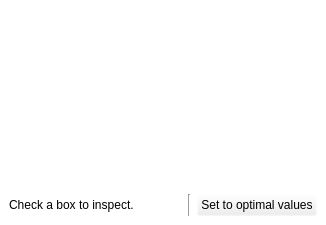
<?xml version="1.0" encoding="UTF-8"?>
<ui version="4.0">
 <class>Form</class>
 <widget class="QWidget" name="Form">
  <property name="geometry">
   <rect>
    <x>0</x>
    <y>0</y>
    <width>326</width>
    <height>225</height>
   </rect>
  </property>
  <property name="palette">
   <palette>
    <active>
     <colorrole role="Base">
      <brush brushstyle="SolidPattern">
       <color alpha="0">
        <red>255</red>
        <green>255</green>
        <blue>255</blue>
       </color>
      </brush>
     </colorrole>
     <colorrole role="Window">
      <brush brushstyle="SolidPattern">
       <color alpha="0">
        <red>255</red>
        <green>255</green>
        <blue>255</blue>
       </color>
      </brush>
     </colorrole>
    </active>
    <inactive>
     <colorrole role="Base">
      <brush brushstyle="SolidPattern">
       <color alpha="0">
        <red>255</red>
        <green>255</green>
        <blue>255</blue>
       </color>
      </brush>
     </colorrole>
     <colorrole role="Window">
      <brush brushstyle="SolidPattern">
       <color alpha="0">
        <red>255</red>
        <green>255</green>
        <blue>255</blue>
       </color>
      </brush>
     </colorrole>
    </inactive>
    <disabled>
     <colorrole role="Base">
      <brush brushstyle="SolidPattern">
       <color alpha="0">
        <red>255</red>
        <green>255</green>
        <blue>255</blue>
       </color>
      </brush>
     </colorrole>
     <colorrole role="Window">
      <brush brushstyle="SolidPattern">
       <color alpha="0">
        <red>255</red>
        <green>255</green>
        <blue>255</blue>
       </color>
      </brush>
     </colorrole>
    </disabled>
   </palette>
  </property>
  <property name="windowTitle">
   <string>Form</string>
  </property>
  <layout class="QVBoxLayout" name="verticalLayout">
   <property name="leftMargin">
    <number>0</number>
   </property>
   <property name="topMargin">
    <number>0</number>
   </property>
   <property name="rightMargin">
    <number>0</number>
   </property>
   <property name="bottomMargin">
    <number>0</number>
   </property>
   <item>
    <widget class="QScrollArea" name="scrollArea">
     <property name="frameShape">
      <enum>QFrame::NoFrame</enum>
     </property>
     <property name="frameShadow">
      <enum>QFrame::Plain</enum>
     </property>
     <property name="lineWidth">
      <number>0</number>
     </property>
     <property name="horizontalScrollBarPolicy">
      <enum>Qt::ScrollBarAlwaysOff</enum>
     </property>
     <property name="widgetResizable">
      <bool>true</bool>
     </property>
     <widget class="QWidget" name="frmMultivalues">
      <property name="geometry">
       <rect>
        <x>0</x>
        <y>0</y>
        <width>326</width>
        <height>178</height>
       </rect>
      </property>
      <layout class="QFormLayout" name="formLayout">
       <property name="rowWrapPolicy">
        <enum>QFormLayout::WrapAllRows</enum>
       </property>
       <property name="verticalSpacing">
        <number>12</number>
       </property>
      </layout>
     </widget>
    </widget>
   </item>
   <item>
    <widget class="QWidget" name="grpBottom" native="true">
     <layout class="QHBoxLayout" name="horizontalLayout">
      <property name="leftMargin">
       <number>9</number>
      </property>
      <property name="topMargin">
       <number>9</number>
      </property>
      <property name="rightMargin">
       <number>9</number>
      </property>
      <property name="bottomMargin">
       <number>9</number>
      </property>
      <item>
       <widget class="QLabel" name="lblInspectInfo">
        <property name="text">
         <string>Check a box to inspect.</string>
        </property>
       </widget>
      </item>
      <item>
       <spacer name="horizontalSpacer">
        <property name="orientation">
         <enum>Qt::Horizontal</enum>
        </property>
        <property name="sizeHint" stdset="0">
         <size>
          <width>40</width>
          <height>20</height>
         </size>
        </property>
       </spacer>
      </item>
      <item>
       <widget class="Line" name="line">
        <property name="orientation">
         <enum>Qt::Vertical</enum>
        </property>
       </widget>
      </item>
      <item>
       <widget class="QPushButton" name="btnOptimize">
        <property name="text">
         <string>Set to optimal values</string>
        </property>
       </widget>
      </item>
     </layout>
    </widget>
   </item>
  </layout>
 </widget>
 <resources/>
 <connections/>
</ui>
